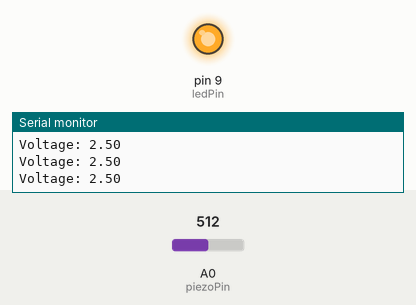
This sketch was run on a simulated Arduino Uno, built with avr-gcc and run on an emulated ATmega328P. Parts: output pins drawn as LEDs (lit = HIGH), the last lines printed to the serial monitor. The inputs (shaded band) are chosen by the test bench; at power-on: A0 (piezoPin) = 512.

Above: at 1.3 s.
1.4 s: A0 (piezoPin) set to 416
2.9 s: A0 (piezoPin) set to 392
At 4.0 s:
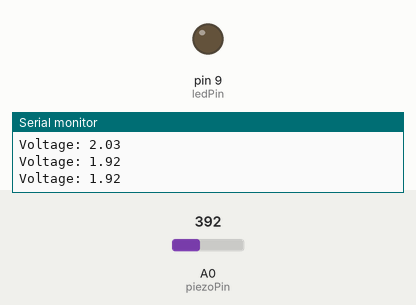
4.5 s: A0 (piezoPin) set to 511
At 5.1 s:
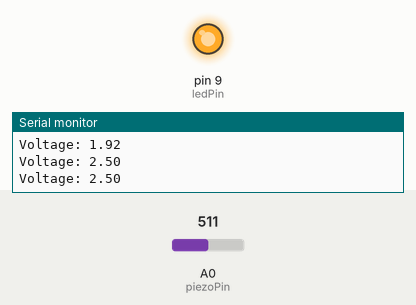
6.0 s: A0 (piezoPin) set to 306
At 6.4 s:
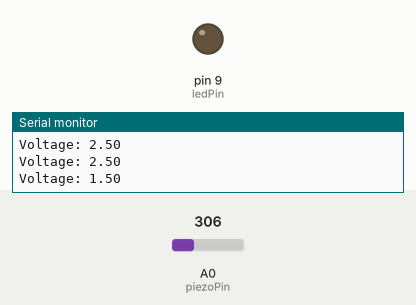
Timing chart, 0 to 8.5 s (numbered marks = the images above; inputs shaded):
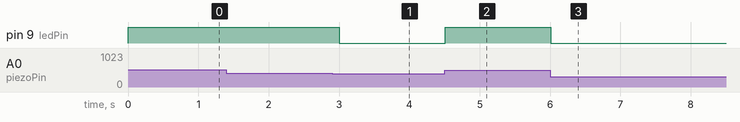

The sketch:

code.ino
```cpp
const int piezoPin = A0;  // Analog pin connected to the capacitor
const int ledPin = 9;    // Digital pin connected to the LED

void setup() {
  Serial.begin(9600);       // Initialize Serial Monitor
  pinMode(ledPin, OUTPUT);  // Set LED pin as output
}

void loop() {
  int sensorValue = analogRead(piezoPin);       // Read voltage from the piezo
  float voltage = sensorValue * (5.0 / 1023);  // Convert to voltage (0-5V)

  Serial.print("Voltage: ");
  Serial.println(voltage);

  if (voltage > 2.0) {  // If the voltage exceeds 2V, turn on the LED
    digitalWrite(ledPin, HIGH);
  } else {
    digitalWrite(ledPin, LOW);
  }

  delay(500);  // Delay for readability
}
```

Measured:
- the behaviour switches between 410 and 409 on A0 (piezoPin) (found by bisection; images 0 and 1)
- after the input at 2.9 s, pin 9 (ledPin): HIGH → LOW after 0.10 s
- after the input at 4.5 s, pin 9 (ledPin): LOW → HIGH at once
- after the input at 6.0 s, pin 9 (ledPin): HIGH → LOW at once
